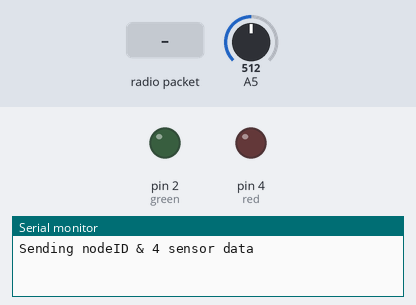
Bench run of a sketch on a simulated Arduino Uno, built with avr-gcc and run on an emulated ATmega328P. Parts: output pins drawn as LEDs (lit = HIGH), the last lines printed to the serial monitor. The inputs (shaded band) are chosen by the test bench; at power-on: A5 = 512. No radio packets arrive unless stated.

Above: at 0.1 s.
At 2.2 s:
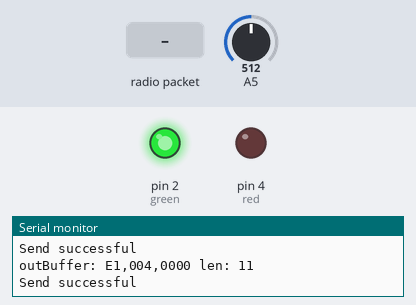
2.3 s: radio packet "1" arrives
Timing chart, 0 to 5.3 s (numbered marks = the images above; inputs shaded):
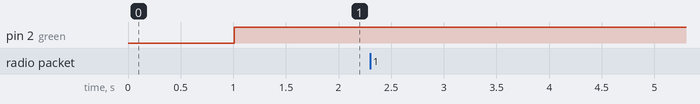

The sketch:

nrf_test.ino
```cpp
/*
 This program sends readings from four or more sensor readings and appends
 2 bytes addr data pipes to the beginning of the payloads. The sender will send and
 receive the payload on the same sender/receiver address.

 The receiver is a RPi or UNO accepting 6 pipes and display received payload to the screen

 The receiver will return the receive payload for sender to calculate the rtt
 if the string compared matched to the lcd display

 Max payload size is 32 bytes

Forked RF24 at github :-
https://github.com/stanleyseow/RF24

 Date : 28/03/2013

 Written by Stanley Seow
 stanleyseow@gmail.com
*/

//#include <LiquidCrystal.h>
#include <SPI.h>
#include "nRF24L01.h"
#include "RF24.h"
#include "printf.h"

#define RF_SETUP 0x17

//LiquidCrystal lcd(10, 7, 3, 4, 5, 6);
// Make way for the SPI pins
// 10 -> LCD 4
// 7  -> LCD 6
// 3  -> LCD 11
// 4  -> LCD 12
// 5  -> LCD 13
// 6  -> LCD 14

// Set up nRF24L01 radio on SPI pin for CE, CSN
RF24 radio(9,10);

// For best performance, use P1-P5 for writing and Pipe0 for reading as per the hub setting
// Below is the settings from the hub/receiver listening to P0 to P5
//const uint64_t pipes[6] = { 0x7365727631LL, 0xF0F0F0F0E1LL, 0xF0F0F0F0E2LL, 0xF0F0F0F0E3LL, 0xF0F0F0F0E4LL, 0xF0F0F0F0E5LL };
// Example below using pipe5 for writing
const uint64_t pipes[2] = { 0xF0F0F0F0E1LL, 0x7365727631LL };
const uint8_t green = 2;
const uint8_t red = 4;

// const uint64_t pipes[2] = { 0xF0F0F0F0E2LL, 0xF0F0F0F0E2LL };
// const uint64_t pipes[2] = { 0xF0F0F0F0E3LL, 0xF0F0F0F0E3LL };
// const uint64_t pipes[2] = { 0xF0F0F0F0E4LL, 0xF0F0F0F0E4LL };
// const uint64_t pipes[2] = { 0xF0F0F0F0E5LL, 0xF0F0F0F0E5LL };
// Pipe0 is F0F0F0F0D2 ( same as reading pipe )

char receivePayload[32];
uint8_t counter=0;

void setup(void)
{
  pinMode(red, OUTPUT);
  pinMode(green, OUTPUT);


  Serial.begin(9600);
  printf_begin();
  printf("Sending nodeID & 4 sensor data\n\r");

  radio.begin();

  // Enable this seems to work better
  radio.enableDynamicPayloads();

  radio.setDataRate(RF24_250KBPS);
  radio.setPALevel(RF24_PA_MAX);
  radio.setChannel(76);
  radio.setRetries(15,15);

  radio.openWritingPipe(pipes[0]);
  radio.openReadingPipe(1,pipes[1]);


  // Send only, ignore listening mode
  //radio.startListening();

  // Dump the configuration of the rf unit for debugging
  radio.printDetails();
  delay(1000);
}

void loop(void)
{
  uint8_t Data1,Data2,Data3,Data4 = 0;
  char temp[5];
  bool timeout=0;

  // Get the last two Bytes as node-id
  uint16_t nodeID = pipes[0] & 0xff;

  // Use the last 2 pipes address as nodeID
  // sprintf(nodeID,"%X",pipes[0]);

  char outBuffer[16]=""; // Clear the outBuffer before every loop
  unsigned long send_time, rtt = 0;

    // Get readings from sensors, change codes below to read sensors
    Data1 = counter++;
    Data2 = analogRead(5);

    if ( counter > 999 ) counter = 0;

    // Append the hex nodeID to the beginning of the payload
    sprintf(outBuffer,"%2X",nodeID);

    strcat(outBuffer,",");

    // Convert int to strings and append with zeros if number smaller than 3 digits
    // 000 to 999

    sprintf(temp,"%03d",Data1);
    strcat(outBuffer,temp);

    strcat(outBuffer,",");

    sprintf(temp,"%04d",Data2);
    strcat(outBuffer,temp);

    // Test for max payload size
    //strcat(outBuffer,"012345678901");


    // End string with 0
    // strcat(outBuffer,0);

    printf("outBuffer: %s len: %d\n\r",outBuffer, strlen(outBuffer));

    send_time = millis();

    // Stop listening and write to radio
    radio.stopListening();

    // Send to hub
    if ( radio.write( outBuffer, strlen(outBuffer)) ) {
       printf("Send successful\n\r");
       digitalWrite(green,HIGH);

    }
    else {
       printf("Send failed\n\r");
      digitalWrite(red,HIGH);
    }

    radio.startListening();
    delay(20);

  while ( radio.available() && !timeout ) {

         uint8_t len = radio.getDynamicPayloadSize();
         radio.read( receivePayload, len);

         receivePayload[len] = 0;
         printf("inBuffer:  %s\n\r",receivePayload);

         // Compare receive payload with outBuffer
         if ( ! strcmp(outBuffer, receivePayload) ) {
             rtt = millis() - send_time;

             printf("inBuffer --> rtt: %i \n\r",rtt);
         }

    // Check for timeout and exit the while loop
    if ( millis() - send_time > radio.getMaxTimeout() ) {
         Serial.println("Timeout!!!");
         timeout = 1;
     }

     delay(10);
   } // End while

    delay(250);
    digitalWrite(red,LOW); // Off the buzzer
    digitalWrite(green,LOW);
  }
```

printf.h
```cpp
// (licence header left out)
/**
 * @file printf.h
 *
 * Setup necessary to direct stdout to the Arduino Serial library, which
 * enables 'printf'
 */

#ifndef __PRINTF_H__
#define __PRINTF_H__

#ifdef ARDUINO

int serial_putc( char c, FILE * )
{
  Serial.write( c );

  return c;
}

void printf_begin(void)
{
  fdevopen( &serial_putc, 0 );
}

#else
#error This example is only for use on Arduino.
#endif // ARDUINO

#endif // __PRINTF_H__
```
